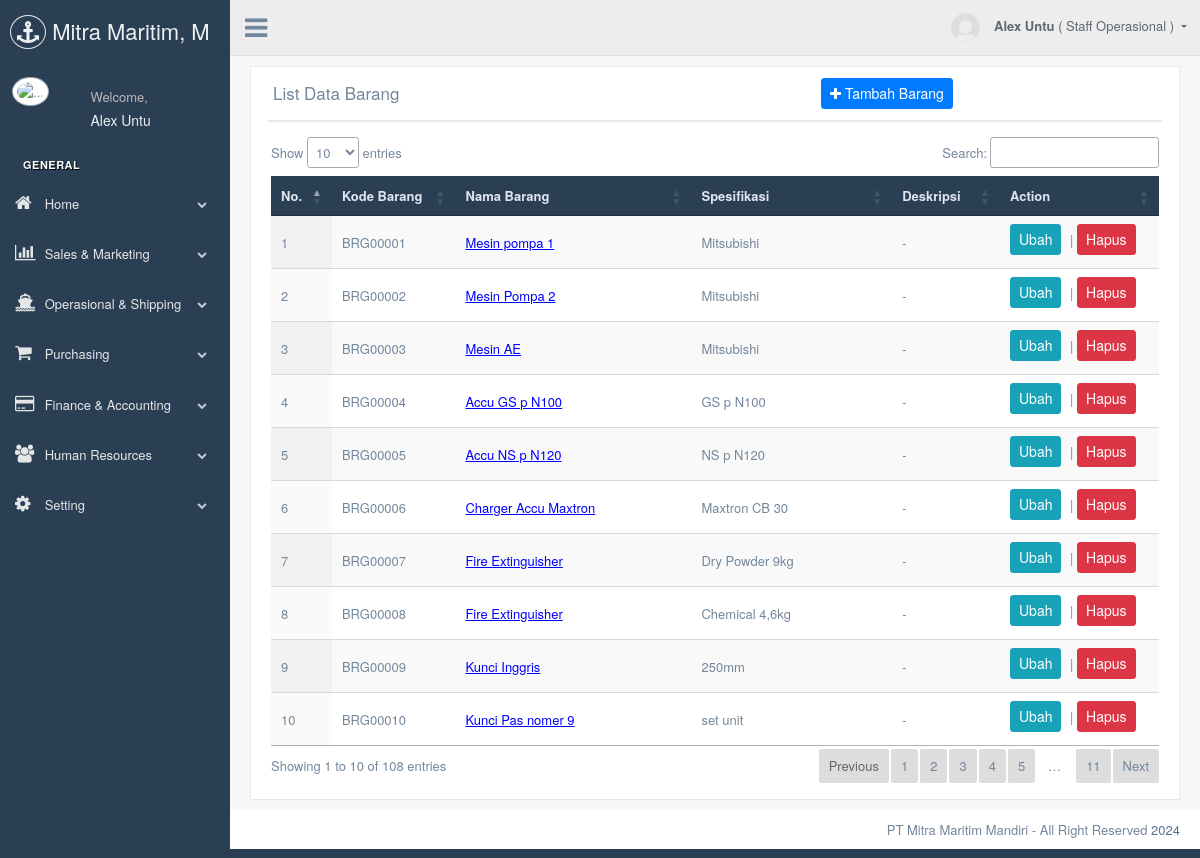
Page /production/purchasing.php?page=dataBarang (signed in) on the committed database.
### tables this page shows
CREATE TABLE `user` (
  `id_user` int(11) NOT NULL,
  `username` varchar(50) NOT NULL,
  `password` varchar(255) NOT NULL,
  `level` varchar(200) NOT NULL,
  `id_emp` int(10) NOT NULL
);

CREATE TABLE `karyawan` (
  `id_emp` int(10) NOT NULL,
  `nama_emp` varchar(40) NOT NULL,
  `id_jabatan` int(10) DEFAULT NULL,
  `id_divisi` int(10) DEFAULT NULL,
  `status` varchar(30) NOT NULL,
  `gambar` varchar(200) NOT NULL,
  `tgl_lahir` date DEFAULT NULL,
  `tempat` varchar(50) DEFAULT NULL,
  `jenis_kelamin` varchar(30) DEFAULT NULL,
  `alamat` varchar(200) DEFAULT NULL,
  `no_hp` varchar(15) DEFAULT NULL,
  `email` varchar(40) DEFAULT NULL,
  `status_pernikahan` varchar(30) DEFAULT NULL,
  `nik` varchar(30) DEFAULT NULL,
  `npwp` varchar(30) DEFAULT NULL,
  `norek_mandiri` varchar(30) DEFAULT NULL
);

CREATE TABLE `barang` (
  `kode_brg` varchar(40) NOT NULL,
  `nama_barang` varchar(200) NOT NULL,
  `gambar_barang` varchar(100) NOT NULL,
  `spek` text DEFAULT NULL,
  `deskripsi` text DEFAULT NULL
);

### production/koneksi.php (called while the page is built, shortened)
<?php
$host = "localhost";
$user = "root";
$pass = "78789898";
$db = "sistem";
$koneksi = mysqli_connect($host, $user, $pass, $db);
function query($query){
	global $koneksi;
	$result = mysqli_query($koneksi, $query);
	$rows = [];
	while ($row = mysqli_fetch_assoc($result) ) {
		$rows[] = $row;
	}
	return $rows;
}
 ?>

### production/page/data_barang/barang.php (the view, shortened to what this page needs)
<div class="x_panel">
  <div class="x_title">
    <h2>List Data Barang <small></small></h2>
    <a href="?form=tambahBarang" class="btn btn-primary btn-sm"><i class="fa fa-plus"></i> Tambah Barang</a>
  </div>
  <div class="x_content">
    <div class="table-responsive">
      <table id="example" class="display" style="width:100%">
        <thead style="background-color: #2a3f54; color: #dfe5f1;">
          <tr class="headings">
            <th class="column-title">No. </th>
            <th class="column-title">Kode Barang </th>
            <th class="column-title">Nama Barang </th>
            <th class="column-title">Spesifikasi </th>
            <th class="column-title">Deskripsi </th>
            <th class="column-title no-link last"><span class="nobr">Action</span>
            </th>
          </tr>
        </thead>
        <tbody>
          <tr class="even pointer">
          	<?php
          		$no = 1;
          		$query = "SELECT * FROM barang";
          		$tampil = mysqli_query($koneksi, $query);
          		while ($data = mysqli_fetch_assoc($tampil)) {
          	 ?>
            <td class=" "><?= $no++;?></td>
            <td class=" "><?= $data['kode_brg'];?></td>
            <td class=" "><a href="img/barang/<?= $data['gambar_barang'];?>" style="text-decoration: underline; color:blue;"><?= $data['nama_barang'];?> </a></td>
            <td class=" "><?= $data['spek'];?></td>
            <td class=" "><?= $data['deskripsi'];?></td>
            <td class=" last"><a href="?form=ubahBarang&kode_brg=<?= $data["kode_brg"]; ?>" class="btn btn-info btn-sm">Ubah </a> | <a href="?form=hapusBarang&kode_brg=<?= $data["kode_brg"]; ?>" onclick="return confirm('Anda yakin ingin menghapus data ini?')" class="btn btn-danger btn-sm">Hapus </a>
            </td>
          </tr>
       <?php } ?>
        </tbody>
      </table>
    </div>
  </div>
</div>

### production/purchasing.php (shortened to what this page needs)
<?php
  include "koneksi.php";
  $id_user = $_SESSION["id_user"];
  $nama = $_SESSION["nama_emp"];
  $jabatan = $_SESSION['nama_jabatan'];
  $karyawan = query("SELECT * FROM user JOIN karyawan ON karyawan.id_emp=user.id_emp WHERE user.id_user = $id_user")[0];
  ?>
<!DOCTYPE html>
<html lang="en">
  <head>
    <link rel="stylesheet" type="text/css" href="https://cdn.datatables.net/1.13.7/css/jquery.dataTables.min.css">
    <link href="../vendors/bootstrap/dist/css/bootstrap.min.css" rel="stylesheet">
    <link href="../vendors/font-awesome/css/font-awesome.min.css" rel="stylesheet">
    <link href="../vendors/nprogress/nprogress.css" rel="stylesheet">
    <link href="../vendors/iCheck/skins/flat/green.css" rel="stylesheet">
    <link href="../vendors/bootstrap-progressbar/css/bootstrap-progressbar-3.3.4.min.css" rel="stylesheet">
    <link href="../vendors/jqvmap/dist/jqvmap.min.css" rel="stylesheet"/>
    <link href="../vendors/bootstrap-daterangepicker/daterangepicker.css" rel="stylesheet">
    <link href="../build/css/custom.min.css" rel="stylesheet">
  </head>
  <body class="nav-md">
    <div class="container body">
      <div class="main_container">
        <div class="col-md-3 left_col">
          <div class="left_col scroll-view">
            <div class="navbar nav_title" style="border: 0;">
              <a href="purchasing.php?page=dashboard" class="site_title"><i class="fa fa-anchor"></i> <span>Mitra Maritim, M </span></a>
            </div>
            <div class="profile clearfix">
              <div class="profile_pic">
                <img src="images/logo-mmm.png" alt="..." class="img-circle profile_img">
              </div>
              <div class="profile_info">
                <span>Welcome,</span>
                <h2 class=""><?= $nama;?></h2>
              </div>
            </div>
            <br />
            <div id="sidebar-menu" class="main_menu_side hidden-print main_menu">
              <div class="menu_section">
                <h3>General</h3>
                <ul class="nav side-menu">
                  <li><a><i class="fa fa-home"></i> Home <span class="fa fa-chevron-down"></span></a>
                  </li>
                  <li><a><i class="fa fa-bar-chart"></i> Sales & Marketing<span class="fa fa-chevron-down"></span></a>
                  </li>
                  <li><a><i class="fa fa-ship"></i> Operasional & Shipping<span class="fa fa-chevron-down"></span></a>
                  </li>
                  <li><a><i class="fa fa-shopping-cart"></i> Purchasing<span class="fa fa-chevron-down"></span></a>
                  </li>
                  <li><a><i class="fa fa-credit-card"></i> Finance & Accounting<span class="fa fa-chevron-down"></span></a>
                  </li>
                  <li><a><i class="fa fa-users"></i> Human Resources<span class="fa fa-chevron-down"></span></a>
                  </li>
                  <li><a><i class="fa fa-gear"></i> Setting<span class="fa fa-chevron-down"></span></a>
                  </li>
                </ul>
              </div>
            </div>
          </div>
        </div>
        <div class="top_nav">
          <div class="nav_menu">
              <div class="nav toggle">
                <a id="menu_toggle"><i class="fa fa-bars"></i></a>
              </div>
              <nav class="nav navbar-nav">
              <ul class=" navbar-right">
                <li class="nav-item dropdown open" style="padding-left: 15px;">
                  <a href="javascript:;" class="user-profile dropdown-toggle" aria-haspopup="true" id="navbarDropdown" data-toggle="dropdown" aria-expanded="false">
                   <img src="img/<?= $karyawan['gambar'];?>" alt=""> <strong> <?= $nama;?></strong> ( <?= $jabatan?> )
                  </a>
                </li>
              </ul>
            </nav>
          </div>
        </div>
        <div class="right_col" role="main">
          <?php
                    if(isset($_GET['page'])){
                        $page = $_GET['page'];
                        switch ($page) {
                            case 'dataBarang':
                                include 'page/data_barang/barang.php';
                                break;
                        }
                    } else if(isset($_GET['form'])){
                        $form = $_GET['form'];
                        switch ($form) {
                          case "tambahUraian":
                            include "page/02operasion_dan_shipping/pengajuan_ppu/loan-panjar/tambah-uraian.php";
                            break;
                          case "ubahUraian":
                            include "page/02operasion_dan_shipping/pengajuan_ppu/loan-panjar/ubah-uraian.php";
                            break;
                          case "hapusUraian":
                            include "page/02operasion_dan_shipping/pengajuan_ppu/loan-panjar/hapus-uraian.php";
                            break;
                          case "lihatUraian":
                            include "page/02operasion_dan_shipping/pengajuan_ppu/loan-panjar/lihat_uraian.php";
                            break;
                          case "lihatUraianRead":
                            include "page/02operasion_dan_shipping/pengajuan_ppu/loan-panjar/lihat_uraian_read.php";
                            break;
                          case "tambahPpu":
                            include "page/02operasion_dan_shipping/pengajuan_ppu/loan-panjar/tambah_loan.php";
                            break;
                          case "ubahPpu":
                            include "page/02operasion_dan_shipping/pengajuan_ppu/loan-panjar/ubah_loan.php";
                            break;
                          case "hapusPpu":
                            include "page/02operasion_dan_shipping/pengajuan_ppu/loan-panjar/hapus_loan.php";
                            break;
                            case "tambahPenyelesaian":
                              include "page/02operasion_dan_shipping/pengajuan_ppu/penyelesaian-bpu/tambah.php";
                              break;
                            case "ubahPenyelesaian":
                              include "page/02operasion_dan_shipping/pengajuan_ppu/penyelesaian-bpu/ubah.php";
                              break;
                            case 'ubahPengajuan':
                                include "page/pengajuan/ubah.php";
                                break;
                            case 'tambahPengajuan':
                                include "page/pengajuan/tambah.php";
                                break;
                            case 'hapusPengajuan':
                                include "page/pengajuan/hapus.php";
                                break;
                            case 'updateProfile':
                                include 'page/profile/update_profile.php';
                                break;
                            case 'ubahRequestCuti':
                                include 'page/hrd/cuti/req_cuti/ubah.php';
                                break;
                            case 'hapusRequestCuti':
                                include 'page/hrd/cuti/req_cuti/hapus.php';
                                break;
                            case 'tambahKaryawan':
                                include 'page/hrd/tambah.php';
                              break;
                              case 'tambahInventaris':
                                include "page/06purchasing/inventaris_dan_asset/tambah.php";
                                break;
                            case 'ubahInventaris':
                                include "page/06purchasing/inventaris_dan_asset/ubah.php";
                                break;
                            case 'hapusInventaris':
                                include 'page/06purchasing/inventaris_dan_asset/hapus.php';
                                break;
                            case 'tambahBarang':
                                include "page/data_barang/tambah.php";
                                break;
                            case 'ubahBarang':
                                include "page/data_barang/ubah.php";
                                break;
                            case 'hapusBarang':
                                include "page/data_barang/hapus.php";
                                break;
                            case 'tambahBarangMasuk':
                                include "page/asset_dan_inventaris/transaksi_barang/barang_masuk/tambah.php";
                                break;
                            case 'cariAnggaran':
                              include "page/anggaran/cari.php";
                              break;
                            case 'ubahCatatan':
                                include "page/catatan/ubah.php";
                                break;
                            case 'tambahCatatan':
                                include "page/catatan/tambah.php";
                                break;
                            case 'hapusCatatan':
                                include "page/catatan/hapus.php";
                                break;
                            case 'cariCatatan':
                                include "page/catatan/cari.php";
                                break;
                            case 'ubahTagihan':
                                include "page/tagihan/ubah.php";
                                break;
                            case 'tambahTagihan':
                                include "page/tagihan/tambah.php";
                                break;
                            case 'hapusTagihan':
                                include "page/tagihan/hapus.php";
                                break;
                            case 'ubahProfil':
                                include "page/profil/ubah.php";
                                break;
                            case "tambahLokasi":
                              include "page/data_master/lokasi/tambah.php";
                              break;
                            case "ubahLokasi":
                              include "page/data_master/lokasi/ubah.php";
                              break;
                            case "hapusLokasi":
                              include "page/data_master/lokasi/hapus.php";
                              break;
                            case "tambahRuangan":
                              include "page/data_master/room/tambah.php";
                              break;
                            case "ubahRuangan":
                              include "page/data_master/room/ubah.php";
                              break;
                            case "hapusRuangan":
                              include "page/data_master/room/hapus.php";
                              break;
                            default:
                                echo "<center><h3>Maaf. Halaman tidak di temukan!</h3></center>";
                                break;
                        }
                    }
                    else{
                        include "page/05dashboard/dashboard.php";
                    }
                ?>
        </div>
        <footer class="">
          <div class="pull-right">
            PT Mitra Maritim Mandiri - All Right Reserved <a href="https://mitramaritim.com">2024</a>
          </div>
          <div class="clearfix"></div>
        </footer>
      </div>
    </div>
  </body>
</html>

### rows in the picture
user: id_emp.gambar (picture)
barang: kode_brg "BRG00001", nama_barang "Mesin pompa 1", spek "Mitsubishi", deskripsi "-"
barang: kode_brg "BRG00002", nama_barang "Mesin Pompa 2", spek "Mitsubishi", deskripsi "-"
barang: kode_brg "BRG00003", nama_barang "Mesin AE", spek "Mitsubishi", deskripsi "-"
barang: kode_brg "BRG00004", nama_barang "Accu GS p N100", spek "GS p N100", deskripsi "-"
barang: kode_brg "BRG00005", nama_barang "Accu NS p N120", spek "NS p N120", deskripsi "-"
barang: kode_brg "BRG00006", nama_barang "Charger Accu Maxtron", spek "Maxtron CB 30", deskripsi "-"
barang: kode_brg "BRG00007", nama_barang "Fire Extinguisher", spek "Dry Powder 9kg", deskripsi "-"
barang: kode_brg "BRG00008", nama_barang "Fire Extinguisher", spek "Chemical 4,6kg", deskripsi "-"
barang: kode_brg "BRG00009", nama_barang "Kunci Inggris", spek "250mm", deskripsi "-"
barang: kode_brg "BRG00010", nama_barang "Kunci Pas nomer 9", spek "set unit", deskripsi "-"

### other values in the picture
$nama "Alex Untu"
$jabatan "Staff Operasional"
